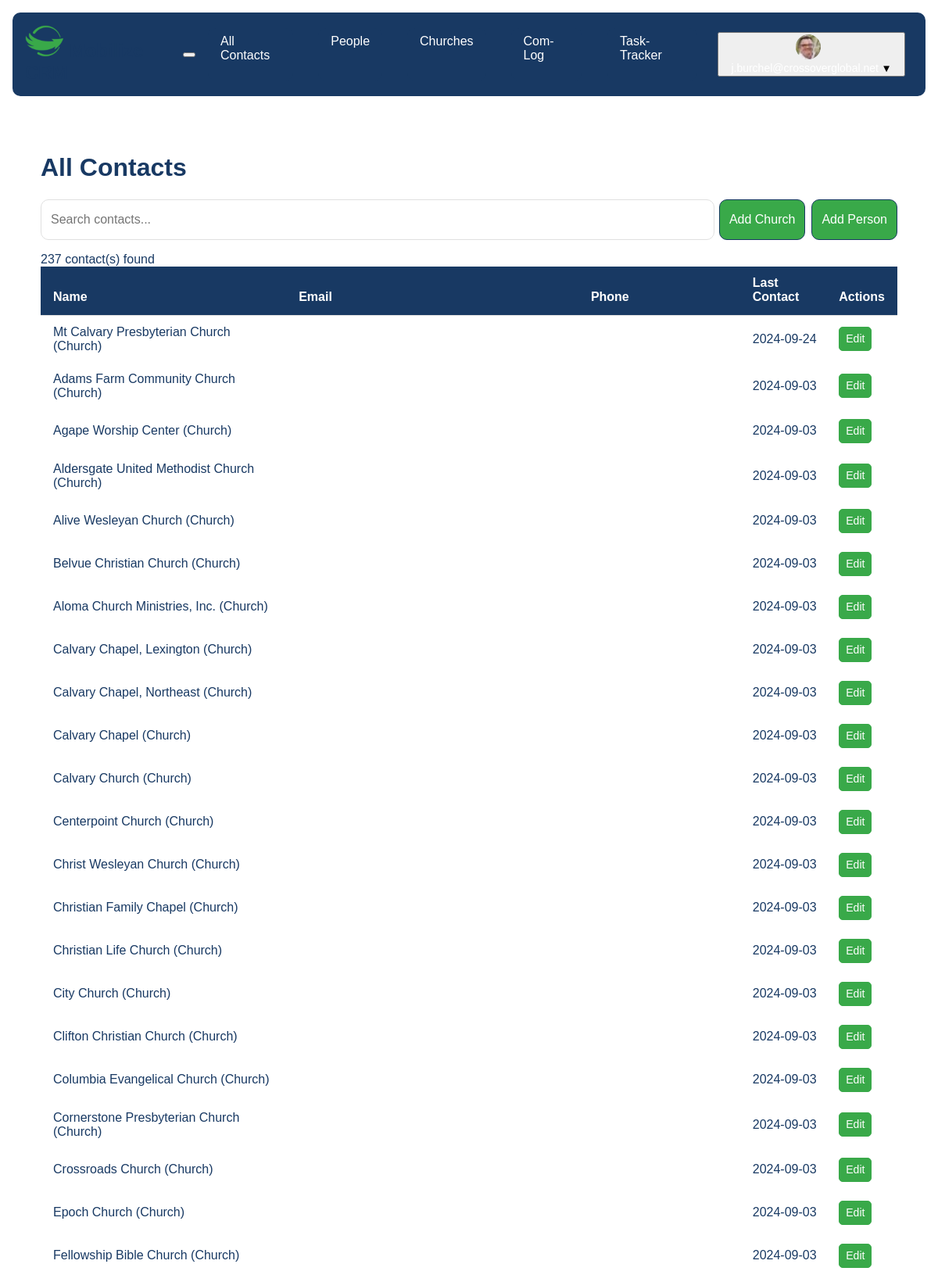
The page /contacts/ (signed in, upper part) on the database its author committed.
### userprofile/models.py (models this page shows, shortened)
class CustomUser(AbstractUser):
    profile_image = models.ImageField(upload_to='profile_images/', null=True, blank=True)
    profile_thumbnail = models.ImageField(upload_to='profile_thumbnails/', null=True, blank=True)
    email_signature = models.TextField(blank=True, null=True)

### contacts/models.py (models this page shows, shortened)
class Contact(models.Model):
    STATE = (
        ('al', 'AL'), ('ak', 'AK'), ('az', 'AZ'), ('ar', 'AR'), ('ca', 'CA'),('co', 'CO'),('ct', 'CT'),('de', 'DE'), ('fl', 'FL'), ('ga', 'GA'),
        ('hi', 'HI'), ('id', 'ID'), ('il', 'IL'), ('in', 'IN'), ('ia', 'IA'), ('ks', 'KS'), ('ky', 'KY'), ('la', 'LA'), ('me', 'ME'),
        ('md', 'MD'), ('ma', 'MA'), ('mi', 'MI'), ('mn', 'MN'), ('ms', 'MS'), ('mo', 'MO'), ('mt', 'MT'), ('ne', 'NE'), ('nv', 'NV'),
        ('nh', 'NH'), ('nj', 'NJ'), ('nm', 'NM'), ('ny', 'NY'), ('nc', 'NC'), ('nd', 'ND'), ('oh', 'OH'), ('ok', 'OK'), ('or', 'OR'),
        ('pa', 'PA'), ('ri', 'RI'), ('sc', 'SC'), ('sd', 'SD'), ('tn', 'TN'), ('tx', 'TX'), ('ut', 'UT'), ('vt', 'VT'), ('va', 'VA'),
        ('wa', 'WA'), ('wv', 'WV'), ('wi', 'WI'), ('wy', 'WY'),('dc', 'DC')
    )
    PREFERRED_CONTACT_METHODS = (
        ('email', 'Email'),('phone', 'Phone'),('text', 'Text'),('Facebook Messanger',
        'Facebook Messanger'),('whatsapp', 'Whatsapp'),('groupme', 'Groupme'),('signal', 'Signal'),('other', 'Other')
    )
    church_name = models.CharField(max_length=100, null=True, blank=True)
    first_name = models.CharField(max_length=100)
    last_name = models.CharField(max_length=100)
    image = models.ImageField(upload_to=get_image_path, null=True, blank=True)
    preferred_contact_method = models.CharField(max_length=100, choices=PREFERRED_CONTACT_METHODS)
    phone = models.CharField(max_length=50)
    email = models.EmailField()
    street_address = models.CharField(max_length=200, null=True, blank=True)
    city = models.CharField(max_length=100, null=True, blank=True)
    state = models.CharField(max_length=2, choices=STATE, null=True, blank=True)
    zip_code = models.CharField(max_length=10, null=True, blank=True)
    initial_notes = models.TextField(null=True, blank=True)
    date_created = models.DateField(auto_now_add=True,null=True, blank=True)
    date_modified = models.DateField(auto_now=True,null=True, blank=True)
    com_log = GenericRelation(ComLog)
    def get_name(self):
        if hasattr(self, 'church'):
            return self.church.church_name or "Unnamed Church"
        elif hasattr(self, 'people'):
            return f"{self.people.first_name} {self.people.last_name}".strip() or "Unnamed Person"
        else:
            return self.church_name or f"{self.first_name} {self.last_name}".strip() or "Unnamed Contact"

### contacts/views.py (the view)
# urls.py: path('', views.ContactListView.as_view(), name='contact_list'),
@method_decorator(login_required, name='dispatch')
class ContactListView(ListView):
    model = Contact
    template_name = 'contacts/contact_list.html'
    context_object_name = 'contacts'
    def get_queryset(self):
        return Contact.objects.select_related('people', 'church').order_by('last_name', 'first_name')
    def get_context_data(self, **kwargs):
        context = super().get_context_data(**kwargs)
        contacts_data = []
        for contact in context['contacts']:
            contact_dict = {
                'id': contact.id,
                'name': contact.get_name(),
                'type': 'Person' if hasattr(contact, 'people') else 'Church',
                'email': contact.email,
                'phone': contact.phone,
                'last_contact': contact.date_modified.strftime('%Y-%m-%d') if contact.date_modified else '',
                'edit_url': reverse('contacts:edit_contact', kwargs={'pk': contact.id}),
                'detail_url': reverse('contacts:person_detail' if hasattr(contact, 'people') else 'contacts:church_detail', kwargs={'pk': contact.id}),
                'source': contact.source if hasattr(contact, 'source') else '',
                'title': contact.title if hasattr(contact, 'title') else '',
            }
            contacts_data.append(contact_dict)
        context['contacts_json'] = json.dumps(contacts_data)
        return context

### contacts/templates/contacts/contact_list.html (shortened to what this page needs)
{% extends 'core/base.html' %}
{% load static %}
{% block extra_css %}
<link rel="stylesheet" href="{% static 'css/contacts_list.css' %}">
{% endblock %}
{% block content %}
<div class="container">
    <h1>All Contacts</h1>
    <div class="actions">
        <div class="search-bar">
            <input type="text" id="contact-search" placeholder="Search contacts...">
        </div>
        <div class="add-buttons">
            <a href="{% url 'contacts:add_contact' contact_type='church' %}" class="btn btn-primary">Add Church</a>
            <a href="{% url 'contacts:add_contact' contact_type='people' %}" class="btn btn-primary">Add Person</a>
        </div>
    </div>
    <div id="search-results-count"></div>
    <div class="table-responsive">
        <table class="table">
            <thead>
                <tr>
                    <th>Name</th>
                    <th>Email</th>
                    <th>Phone</th>
                    <th>Last Contact</th>
                    <th>Actions</th>
                </tr>
            </thead>
            <tbody id="contacts-body">
                {% for contact in contacts %}
                <tr class="contact-row">
                    <td data-label="Name">
                        {% if contact.church %}
                            <a href="{% url 'contacts:church_detail' contact.church.id %}" class="contact-link" data-id="{{ contact.id }}">{{ contact.church.church_name }} (Church)</a>
                        {% elif contact.people %}
                            <a href="{% url 'contacts:person_detail' contact.people.id %}" class="contact-link" data-id="{{ contact.id }}">{{ contact.people.first_name }} {{ contact.people.last_name }} (Person)</a>
                        {% else %}
                            <span class="contact-link" data-id="{{ contact.id }}">{{ contact.get_name }} (Unknown)</span>
                        {% endif %}
                    </td>
                    <td data-label="Email">{{ contact.email }}</td>
                    <td data-label="Phone">{{ contact.phone }}</td>
                    <td data-label="Last Contact">{{ contact.date_modified|date:"Y-m-d" }}</td>
                    <td data-label="Actions">
                        <a href="{% url 'contacts:edit_contact' contact.id %}" class="btn btn-sm btn-warning">Edit</a>
                    </td>
                </tr>
                {% empty %}
                <tr>
                    <td colspan="5">No contacts found.</td>
                </tr>
                {% endfor %}
            </tbody>
        </table>
    </div>
</div>
{% endblock %}

### core/templates/core/partials/nav.html (shortened to what this page needs)
{% load static %}
<nav class="navbar">
    <div class="navbar-brand">
        <img src="{% static 'images/cg_logo.png' %}" alt="Logo" class="navbar-logo">
        <a href="/" class="navbar-title">Mobilize CRM</a>
    </div>
    <button id="navbar-toggle" class="navbar-toggle">
    </button>
    <div id="navbar-menu" class="navbar-menu">
        <a href="{% url 'contacts:contact_list' %}" class="navbar-item {% if request.resolver_match.url_name == 'all_contacts' %}active{% endif %}">All Contacts</a>
        <a href="{% url 'contacts:people_list' %}" class="navbar-item {% if request.resolver_match.url_name == 'people_list' %}active{% endif %}">People</a>
        <a href="{% url 'contacts:church_list' %}" class="navbar-item {% if request.resolver_match.url_name == 'church_list' %}active{% endif %}">Churches</a>
        <a href="{% url 'com_log:list' %}" class="navbar-item {% if request.resolver_match.url_name == 'com_log' %}active{% endif %}">Com-Log</a>
        <a href="{% url 'task_tracker:task_list' %}" class="navbar-item {% if request.resolver_match.url_name == 'task_tracker' %}active{% endif %}">Task-Tracker</a>
        {% if user.is_authenticated %}
        <div class="user-menu">
            <button id="user-menu-toggle" class="user-menu-button">
                {% if user.profile_thumbnail %}
                    <img src="{{ user.profile_thumbnail.url }}" alt="{{ user.username }}" class="user-avatar">
                {% else %}
                    <img src="{% static 'images/default_thumbnail.png' %}" alt="{{ user.username }}" class="user-avatar">
                {% endif %}
                <span class="user-menu-text">{{ user.username }}</span>
                <span class="dropdown-arrow">▼</span>
            </button>
        </div>
        {% else %}
        <a href="{% url 'userprofile:login' %}" class="navbar-item {% if request.resolver_match.url_name == 'login' %}active{% endif %}">Login</a>
        {% endif %}
    </div>
</nav>

### static/css/contacts_list.css (style rules this page uses)
:root { --primary-blue: #183963; --primary-green: #39A949; --primary-gray: #7F7F7F; --primary-white: #FFFFFF; --light-gray: #f0f0f0; --border-color: #e0e0e0; --border-radius: 10px; }
.container { max-width: 1200px; margin: 0 auto; padding: 20px; }
.table-responsive { overflow-x: auto; }
.table { width: 100%; border-collapse: separate; border-spacing: 0; }
.table th, .table td { padding: 0.75rem; vertical-align: middle; text-align: left; }
.table thead th { vertical-align: bottom; border-bottom: 2px solid var(--primary-blue); background-color: var(--primary-blue); color: var(--primary-white); }
.table tbody tr:first-child td { border-top: 1px solid var(--border-color); }
.table th:first-child, .table td:first-child { padding-left: 1rem; }
.table th:last-child, .table td:last-child { padding-right: 1rem; }
.btn { display: inline-block; font-weight: 400; text-align: center; vertical-align: middle; user-select: none; border: 1px solid transparent; padding: 0.375rem 0.75rem; font-size: 1rem; line-height: 1.5; border-radius: var(--border-radius); transition: color 0.15s ease-in-out, background-color 0.15s ease-in-out, border-color 0.15s ease-in-out, box-shadow 0.15s ease-in-out; }
.btn-sm { padding: 0.25rem 0.5rem; font-size: 0.875rem; line-height: 1.5; border-radius: calc(var(--border-radius) / 2); color: var(--primary-white); background-color: var(--primary-green); }
.btn-primary { color: var(--primary-white); background-color: var(--primary-green); border-color: var(--primary-blue); }
.btn-warning { color: var(--primary-white); background-color: var(--primary-green); border-color: var(--primary-green); }
.actions { display: flex; align-items: center; margin-bottom: 1rem; gap: 1rem; }
.search-bar { flex: 1; margin-right: 1rem; }
.search-bar input { width: 100%; padding: 0.375rem 0.75rem; font-size: 1rem; line-height: 1.5; color: var(--primary-blue); background-color: var(--primary-white); background-clip: padding-box; border: 1px solid var(--border-color); border-radius: var(--border-radius); transition: border-color 0.15s ease-in-out, box-shadow 0.15s ease-in-out; height: 38px; }
.add-buttons { display: flex; gap: 0.5rem; }
.add-buttons .btn { height: 38px; display: flex; align-items: center; justify-content: center; }
a { color: var(--primary-blue); text-decoration: none; }
h1, h2, h3, h4, h5, h6 { color: var(--primary-blue); }

### staticfiles/css/main.css (style rules this page uses)
:root { --primary-blue: #183963; --primary-green: #39A949; --primary-gray: #7F7F7F; --primary-white: #FFFFFF; }
body { margin: 0; font-family: Arial, sans-serif; color: var(--primary-blue); background-color: var(--primary-white); }
.navbar { background-color: var(--primary-blue); padding: 1rem; display: flex; justify-content: space-between; align-items: center; margin: 1rem; border-radius: 10px; margin-bottom: auto !important; }
.navbar-brand { color: var(--primary-white); text-decoration: none; font-size: 1.5rem; font-weight: bold; }
.navbar-menu { display: flex; border-radius: 10px; }
.navbar-item { color: var(--primary-white); text-decoration: none; padding: 0.5rem 1rem; margin: 0 1rem; transition: background-color 0.3s; background-color: var(--primary-blue); border-radius: 10px !important; }
.user-menu { position: relative; display: flex; align-items: center; cursor: pointer; padding: 5px 10px; border-radius: 15px; transition: background-color 0.3s ease; }
.user-avatar { width: 32px; height: 32px; border-radius: 50%; object-fit: cover; margin-right: 8px; }
.user-menu-text { color: var(--primary-white); font-size: 14px; }

### rows shown on the page
CustomUser: profile_thumbnail (picture)
Contact: church.church_name "Mt Calvary Presbyterian Church", date_modified "2024-09-24"
Contact: church.church_name "Adams Farm Community Church", date_modified "2024-09-03"
Contact: church.church_name "Agape Worship Center", date_modified "2024-09-03"
Contact: church.church_name "Aldersgate United Methodist Church", date_modified "2024-09-03"
Contact: church.church_name "Alive Wesleyan Church", date_modified "2024-09-03"
Contact: church.church_name "Belvue Christian Church", date_modified "2024-09-03"
Contact: church.church_name "Aloma Church Ministries, Inc.", date_modified "2024-09-03"
Contact: church.church_name "Calvary Chapel, Lexington", date_modified "2024-09-03"
Contact: church.church_name "Calvary Chapel, Northeast", date_modified "2024-09-03"
Contact: church.church_name "Calvary Chapel", date_modified "2024-09-03"
Contact: church.church_name "Calvary Church", date_modified "2024-09-03"
Contact: church.church_name "Centerpoint Church", date_modified "2024-09-03"
Contact: church.church_name "Christ Wesleyan Church", date_modified "2024-09-03"
Contact: church.church_name "Christian Family Chapel", date_modified "2024-09-03"
Contact: church.church_name "Christian Life Church", date_modified "2024-09-03"
Contact: church.church_name "City Church", date_modified "2024-09-03"
Contact: church.church_name "Clifton Christian Church", date_modified "2024-09-03"
Contact: church.church_name "Columbia Evangelical Church", date_modified "2024-09-03"
Contact: church.church_name "Cornerstone Presbyterian Church", date_modified "2024-09-03"
Contact: church.church_name "Crossroads Church", date_modified "2024-09-03"
Contact: church.church_name "Epoch Church", date_modified "2024-09-03"
Contact: church.church_name "Fellowship Bible Church", date_modified "2024-09-03"
